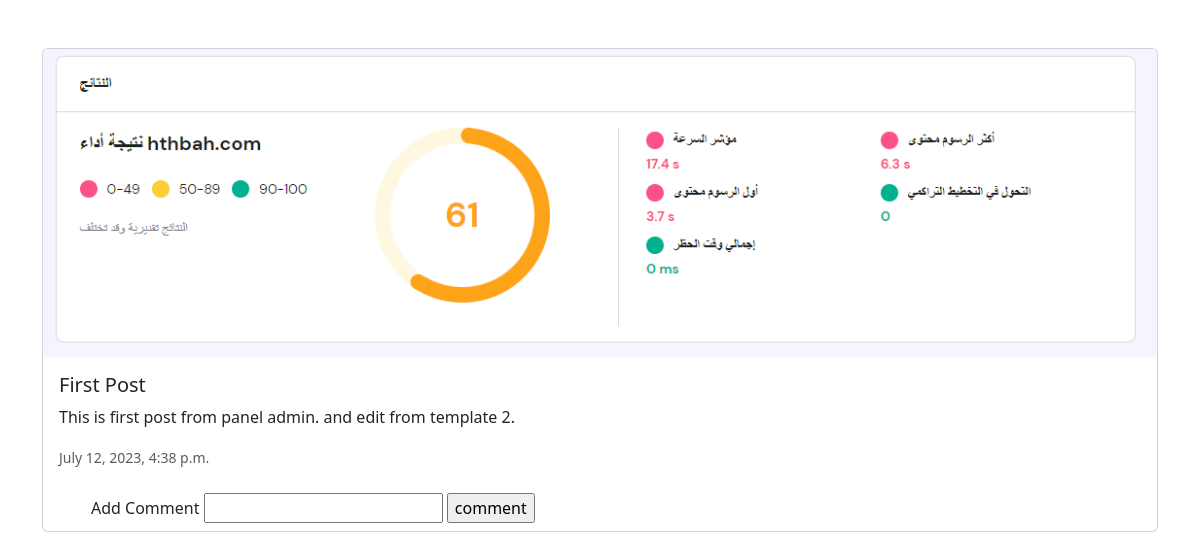
/blog/1, run on an earlier commit of the app's database.
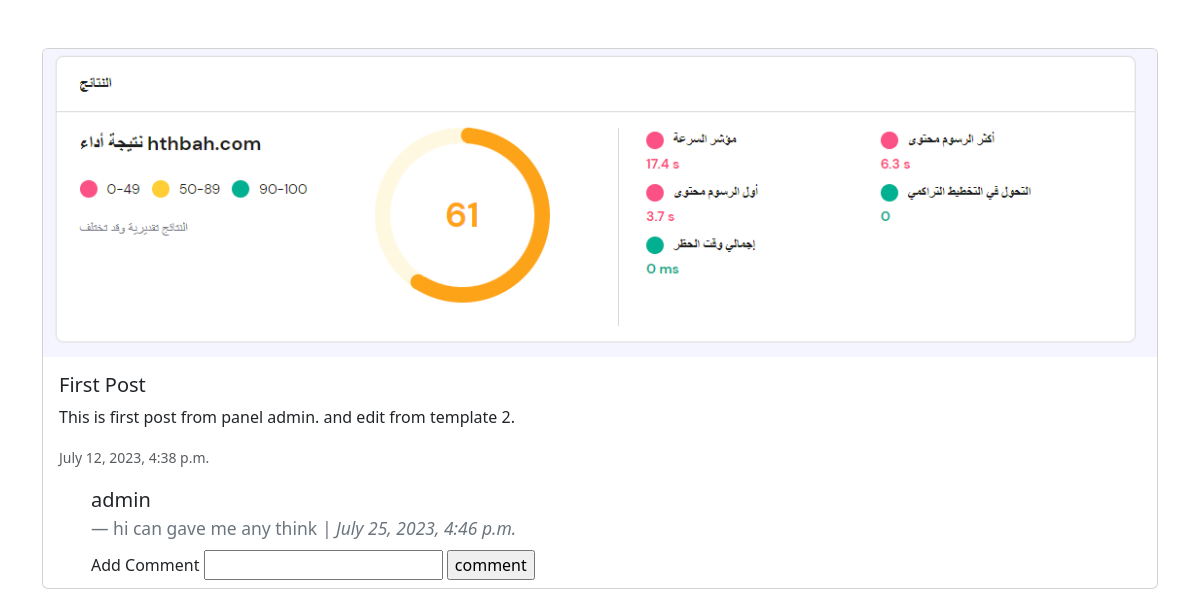
And on a later commit of the database.
### blog/models.py (models this page shows, shortened)
class Comment(models.Model):
    user = models.ForeignKey(User, on_delete=models.CASCADE, related_name='comment_auther')
    post = models.ForeignKey(Post, on_delete=models.CASCADE,  related_name='comment_post')
    create_at = models.DateTimeField(default=timezone.now)
    comment = models.CharField(max_length=200)

### blog/views.py (the view)
# urls.py: path('blog/<int:pk>', post_detail, name='post_detail' ),
def post_detail(request, pk):
    post = Post.objects.get(id=pk)
    comments = Comment.objects.filter(post=post)
    if request.method=='POST':
        form = CommentForm(request.POST)
        if form.is_valid():
            myform = form.save(commit=False)
            myform.user = request.user
            myform.post = post
            myform.save()
    else:
        form = CommentForm()
    return render(request, 'blog/post_detail.html', {'post':post, 'comments':comments, 'form':form})

### blog/forms.py
class CommentForm(forms.ModelForm):
    class Meta:
        model = Comment
        fields = ('comment', )

### blog/templates/blog/post_detail.html (shortened to what this page needs)
<!doctype html>
<html lang="en">
  <head>
    <link href="https://cdn.jsdelivr.net/npm/bootstrap@5.3.0/dist/css/bootstrap.min.css" rel="stylesheet">
  </head>
  <body>
    <div class="container my-5">
      <div class="card mb-3">
        <img src="{{ post.image.url }}" class="card-img-top" alt="...">
        <div class="card-body">
          <h5 class="card-title">{{ post.title }}</h5>
          <p class="card-text">{{ post.content }}.</p>
          <p class="card-text"><small class="text-body-secondary">{{ post.create_date }}</small></p>
        </div>
        <div class="mx-5">
          {% for comment in comments %}
          <blockquote class="blockquote mb-0">
            <p>{{ comment.user}}</p>
            <footer class="blockquote-footer">{{comment.comment}}<cite title="Source Title"> | {{ comment.create_at}} </cite></footer>
          </blockquote>
          {% endfor %}
          <div class="py-2">
            <form method="post">
              <label for="comment">Add Comment</label>
              <input id="comment" name="comment" type="text" value="{{comment}}">
              <input type="submit" value="comment" >
            </form>
          </div>
        </div>
      </div>
    </div>
  </body>
</html>

What changed in the data, as far as the page shows it:
added Comment: user "admin", comment "hi can gave me any think", create_at "July 25, 2023, 4:46 p.m."
